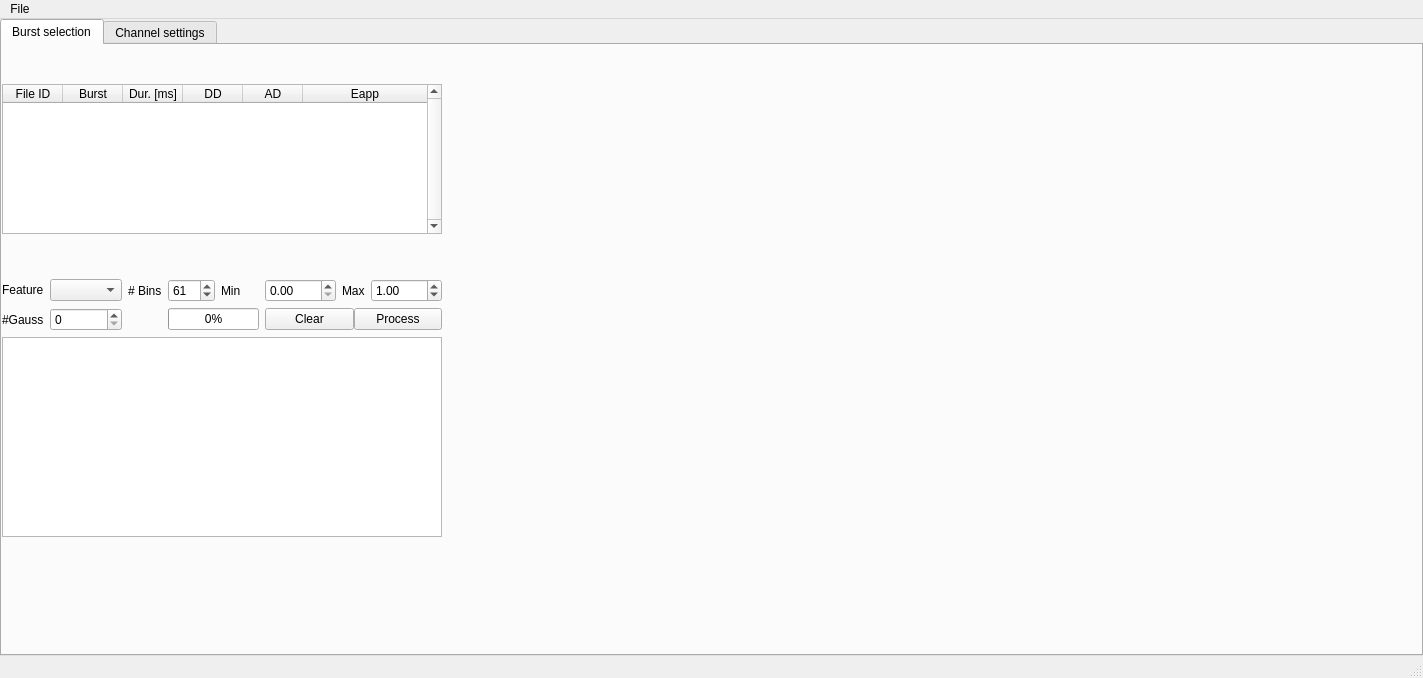
<?xml version="1.0" encoding="UTF-8"?>
<ui version="4.0">
 <class>MainWindow</class>
 <widget class="QMainWindow" name="MainWindow">
  <property name="geometry">
   <rect>
    <x>0</x>
    <y>0</y>
    <width>1423</width>
    <height>678</height>
   </rect>
  </property>
  <property name="windowTitle">
   <string>BICMic select</string>
  </property>
  <widget class="QWidget" name="centralwidget">
   <layout class="QVBoxLayout" name="verticalLayout">
    <property name="spacing">
     <number>0</number>
    </property>
    <property name="leftMargin">
     <number>0</number>
    </property>
    <property name="topMargin">
     <number>0</number>
    </property>
    <property name="rightMargin">
     <number>0</number>
    </property>
    <property name="bottomMargin">
     <number>0</number>
    </property>
    <item>
     <widget class="QTabWidget" name="tabWidget">
      <property name="enabled">
       <bool>true</bool>
      </property>
      <property name="currentIndex">
       <number>0</number>
      </property>
      <widget class="QWidget" name="tab">
       <attribute name="title">
        <string>Burst selection</string>
       </attribute>
       <layout class="QGridLayout" name="gridLayout">
        <property name="leftMargin">
         <number>0</number>
        </property>
        <property name="topMargin">
         <number>0</number>
        </property>
        <property name="rightMargin">
         <number>0</number>
        </property>
        <property name="bottomMargin">
         <number>0</number>
        </property>
        <property name="spacing">
         <number>6</number>
        </property>
        <item row="1" column="0" rowspan="2" colspan="2">
         <widget class="QTableWidget" name="tableWidget">
          <property name="sizePolicy">
           <sizepolicy hsizetype="Expanding" vsizetype="Minimum">
            <horstretch>0</horstretch>
            <verstretch>0</verstretch>
           </sizepolicy>
          </property>
          <property name="maximumSize">
           <size>
            <width>16777215</width>
            <height>150</height>
           </size>
          </property>
          <property name="verticalScrollBarPolicy">
           <enum>Qt::ScrollBarAlwaysOn</enum>
          </property>
          <property name="sizeAdjustPolicy">
           <enum>QAbstractScrollArea::AdjustToContents</enum>
          </property>
          <property name="autoScroll">
           <bool>true</bool>
          </property>
          <attribute name="horizontalHeaderDefaultSectionSize">
           <number>60</number>
          </attribute>
          <attribute name="horizontalHeaderStretchLastSection">
           <bool>true</bool>
          </attribute>
          <column>
           <property name="text">
            <string>File ID</string>
           </property>
          </column>
          <column>
           <property name="text">
            <string>Burst</string>
           </property>
          </column>
          <column>
           <property name="text">
            <string>Dur. [ms]</string>
           </property>
          </column>
          <column>
           <property name="text">
            <string>DD</string>
           </property>
          </column>
          <column>
           <property name="text">
            <string>AD</string>
           </property>
          </column>
          <column>
           <property name="text">
            <string>Eapp</string>
           </property>
          </column>
         </widget>
        </item>
        <item row="5" column="0" colspan="2">
         <layout class="QVBoxLayout" name="verticalLayout_4"/>
        </item>
        <item row="4" column="0" colspan="2">
         <layout class="QHBoxLayout" name="horizontalLayout">
          <item>
           <widget class="QPlainTextEdit" name="plainTextEdit">
            <property name="minimumSize">
             <size>
              <width>0</width>
              <height>150</height>
             </size>
            </property>
            <property name="maximumSize">
             <size>
              <width>16777215</width>
              <height>200</height>
             </size>
            </property>
           </widget>
          </item>
         </layout>
        </item>
        <item row="1" column="3" rowspan="5" colspan="8">
         <widget class="QWidget" name="widget" native="true">
          <property name="sizePolicy">
           <sizepolicy hsizetype="Expanding" vsizetype="Preferred">
            <horstretch>0</horstretch>
            <verstretch>0</verstretch>
           </sizepolicy>
          </property>
          <layout class="QVBoxLayout" name="verticalLayout_3">
           <property name="spacing">
            <number>0</number>
           </property>
           <property name="leftMargin">
            <number>0</number>
           </property>
           <property name="topMargin">
            <number>0</number>
           </property>
           <property name="rightMargin">
            <number>0</number>
           </property>
           <property name="bottomMargin">
            <number>0</number>
           </property>
           <item>
            <layout class="QVBoxLayout" name="verticalLayout_2"/>
           </item>
          </layout>
         </widget>
        </item>
        <item row="3" column="0" colspan="2">
         <layout class="QGridLayout" name="gridLayout_2">
          <item row="0" column="5">
           <widget class="QDoubleSpinBox" name="doubleSpinBox_3">
            <property name="maximum">
             <double>9999.000000000000000</double>
            </property>
           </widget>
          </item>
          <item row="0" column="2">
           <widget class="QLabel" name="label_10">
            <property name="text">
             <string># Bins</string>
            </property>
           </widget>
          </item>
          <item row="0" column="7">
           <widget class="QDoubleSpinBox" name="doubleSpinBox_4">
            <property name="maximum">
             <double>9999.000000000000000</double>
            </property>
            <property name="value">
             <double>1.000000000000000</double>
            </property>
           </widget>
          </item>
          <item row="0" column="0">
           <widget class="QLabel" name="label_7">
            <property name="sizePolicy">
             <sizepolicy hsizetype="Preferred" vsizetype="Fixed">
              <horstretch>0</horstretch>
              <verstretch>0</verstretch>
             </sizepolicy>
            </property>
            <property name="text">
             <string>Feature</string>
            </property>
           </widget>
          </item>
          <item row="0" column="1">
           <widget class="QComboBox" name="comboBox">
            <property name="sizePolicy">
             <sizepolicy hsizetype="Preferred" vsizetype="Fixed">
              <horstretch>0</horstretch>
              <verstretch>0</verstretch>
             </sizepolicy>
            </property>
           </widget>
          </item>
          <item row="0" column="4">
           <widget class="QLabel" name="label_8">
            <property name="text">
             <string>Min</string>
            </property>
           </widget>
          </item>
          <item row="1" column="0">
           <widget class="QLabel" name="label">
            <property name="text">
             <string>#Gauss</string>
            </property>
           </widget>
          </item>
          <item row="1" column="1">
           <widget class="QSpinBox" name="spinBox">
            <property name="minimum">
             <number>0</number>
            </property>
            <property name="maximum">
             <number>10</number>
            </property>
            <property name="value">
             <number>0</number>
            </property>
           </widget>
          </item>
          <item row="0" column="6">
           <widget class="QLabel" name="label_9">
            <property name="text">
             <string>Max</string>
            </property>
           </widget>
          </item>
          <item row="0" column="3">
           <widget class="QSpinBox" name="spinBox_3">
            <property name="minimum">
             <number>1</number>
            </property>
            <property name="maximum">
             <number>999</number>
            </property>
            <property name="value">
             <number>61</number>
            </property>
           </widget>
          </item>
          <item row="1" column="5" colspan="3">
           <layout class="QHBoxLayout" name="horizontalLayout_2">
            <property name="spacing">
             <number>0</number>
            </property>
            <item>
             <widget class="QPushButton" name="pushButton_2">
              <property name="text">
               <string>Clear</string>
              </property>
             </widget>
            </item>
            <item>
             <widget class="QPushButton" name="pushButton">
              <property name="text">
               <string>Process</string>
              </property>
             </widget>
            </item>
           </layout>
          </item>
          <item row="1" column="3" colspan="2">
           <widget class="QProgressBar" name="progressBar">
            <property name="value">
             <number>0</number>
            </property>
           </widget>
          </item>
         </layout>
        </item>
       </layout>
      </widget>
      <widget class="QWidget" name="tab_2">
       <attribute name="title">
        <string>Channel settings</string>
       </attribute>
       <layout class="QVBoxLayout" name="verticalLayout_8">
        <property name="spacing">
         <number>0</number>
        </property>
        <property name="leftMargin">
         <number>0</number>
        </property>
        <property name="topMargin">
         <number>0</number>
        </property>
        <property name="rightMargin">
         <number>0</number>
        </property>
        <property name="bottomMargin">
         <number>0</number>
        </property>
        <item>
         <layout class="QVBoxLayout" name="verticalLayout_7">
          <property name="spacing">
           <number>0</number>
          </property>
         </layout>
        </item>
       </layout>
      </widget>
     </widget>
    </item>
   </layout>
  </widget>
  <widget class="QMenuBar" name="menubar">
   <property name="geometry">
    <rect>
     <x>0</x>
     <y>0</y>
     <width>1423</width>
     <height>21</height>
    </rect>
   </property>
   <widget class="QMenu" name="menuFile">
    <property name="title">
     <string>File</string>
    </property>
    <addaction name="actionOpen_folder"/>
    <addaction name="actionSave_bursts"/>
    <addaction name="actionSave_Histogram"/>
   </widget>
   <addaction name="menuFile"/>
  </widget>
  <widget class="QStatusBar" name="statusbar"/>
  <action name="actionSave_bursts">
   <property name="text">
    <string>Save bursts</string>
   </property>
  </action>
  <action name="actionOpen_folder">
   <property name="text">
    <string>Open folder</string>
   </property>
  </action>
  <action name="actionSave_Histogram">
   <property name="text">
    <string>Save Histogram</string>
   </property>
  </action>
  <action name="actionUpdate_Histogram">
   <property name="text">
    <string>Update Histogram</string>
   </property>
  </action>
  <action name="actionUpdate_Burst_Selection">
   <property name="text">
    <string>Update Burst Selection</string>
   </property>
  </action>
  <action name="actionUpdate_File_Selection">
   <property name="text">
    <string>Update File Selection</string>
   </property>
  </action>
  <action name="actionClear_Files">
   <property name="text">
    <string>Clear Files</string>
   </property>
  </action>
 </widget>
 <resources/>
 <connections/>
</ui>
